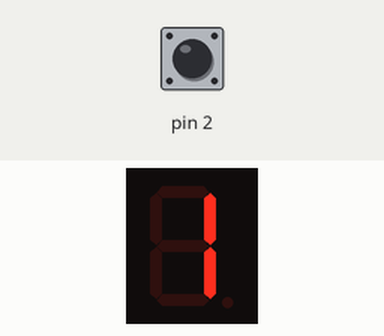
The sketch below on a simulated Arduino Uno, built with avr-gcc and run on an emulated ATmega328P. Shown: 1-digit seven-segment display. Wiring (inferred from the names in the program): 1-digit 7-segment display, segments lit when HIGH: segments pin 5, pin 6, pin 7, pin 8, pin 9, pin 11, pin 10. The inputs (shaded band) are chosen by the test bench; at power-on: pin 2 HIGH. The segment pins are drawn as the display they are named for.

Above: at 0.1 s.
At 1.1 s:
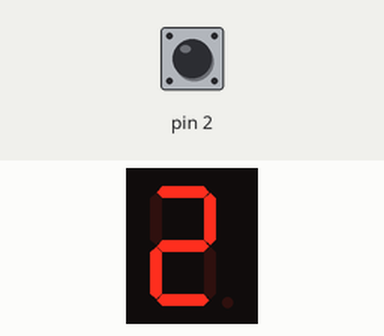
At 2.1 s:
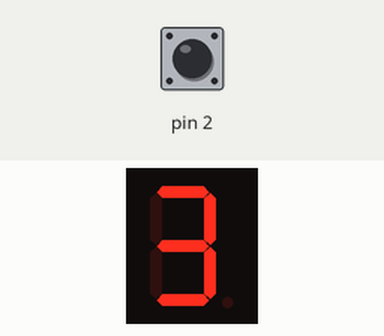
At 4.1 s:
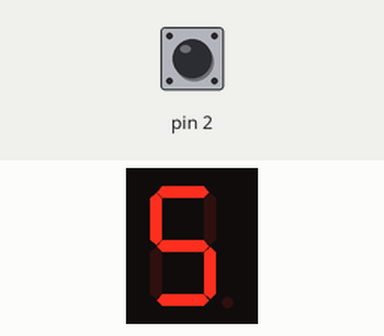
At 6.1 s:
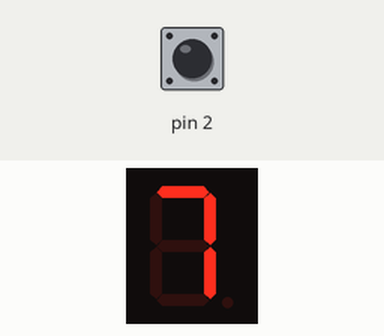
At 8.1 s:
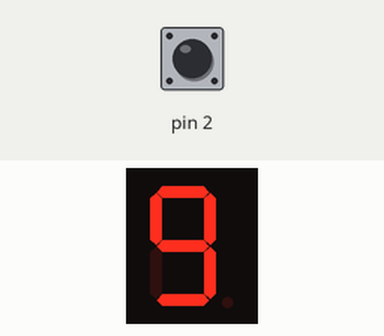

The sketch:

contador.ino
```cpp
int a = 5;
int b = 6;
int c = 7;
int d = 8;
int e = 9;
int f = 11;
int g = 10;
volatile int contador = 1;

void setup() {
  pinMode(a, OUTPUT);
  pinMode(b, OUTPUT);
  pinMode(c, OUTPUT);
  pinMode(d, OUTPUT);
  pinMode(e, OUTPUT);
  pinMode(f, OUTPUT);
  pinMode(g, OUTPUT);
  pinMode(2, INPUT_PULLUP);

  attachInterrupt(digitalPinToInterrupt(2), interrupcion, FALLING);
}

void loop() {
  for (int i = contador; i <= 9; i++) {
    showNumber(i);
  }

}

void showNumber(int num) {
  switch(num) {
    case 0:
      digitalWrite(a, 1); digitalWrite(b, 1); digitalWrite(c, 1); digitalWrite(d, 1);
      digitalWrite(e, 1); digitalWrite(f, 1); digitalWrite(g, 0);
      break;
    case 1:
      digitalWrite(a, 0); digitalWrite(b, 1); digitalWrite(c, 1); digitalWrite(d, 0);
      digitalWrite(e, 0); digitalWrite(f, 0); digitalWrite(g, 0);
      break;
    case 2:
      digitalWrite(a, 1); digitalWrite(b, 1); digitalWrite(c, 0); digitalWrite(d, 1);
      digitalWrite(e, 1); digitalWrite(f, 0); digitalWrite(g, 1);
      break;
    case 3:
      digitalWrite(a, 1); digitalWrite(b, 1); digitalWrite(c, 1); digitalWrite(d, 1);
      digitalWrite(e, 0); digitalWrite(f, 0); digitalWrite(g, 1);
      break;
    case 4:
      digitalWrite(a, 0); digitalWrite(b, 1); digitalWrite(c, 1); digitalWrite(d, 0);
      digitalWrite(e, 0); digitalWrite(f, 1); digitalWrite(g, 1);
      break;
    case 5:
      digitalWrite(a, 1); digitalWrite(b, 0); digitalWrite(c, 1); digitalWrite(d, 1);
      digitalWrite(e, 0); digitalWrite(f, 1); digitalWrite(g, 1);
      break;
    case 6:
      digitalWrite(a, 1); digitalWrite(b, 0); digitalWrite(c, 1); digitalWrite(d, 1);
      digitalWrite(e, 1); digitalWrite(f, 1); digitalWrite(g, 1);
      break;
    case 7:
      digitalWrite(a, 1); digitalWrite(b, 1); digitalWrite(c, 1); digitalWrite(d, 0);
      digitalWrite(e, 0); digitalWrite(f, 0); digitalWrite(g, 0);
      break;
    case 8:
      digitalWrite(a, 1); digitalWrite(b, 1); digitalWrite(c, 1); digitalWrite(d, 1);
      digitalWrite(e, 1); digitalWrite(f, 1); digitalWrite(g, 1);
      break;
    case 9:
      digitalWrite(a, 1); digitalWrite(b, 1); digitalWrite(c, 1); digitalWrite(d, 1);
      digitalWrite(e, 0); digitalWrite(f, 1); digitalWrite(g, 1);
      break;
  }
  delay(1000);
}

void interrupcion() {
  contador = 1;
}
```

Measured:
- by itself, everything shown: repeats every 9.0 s, in 9 steps
- what the display in image 1 shows lasts 1.0 s, from 1.0 s to 2.0 s
